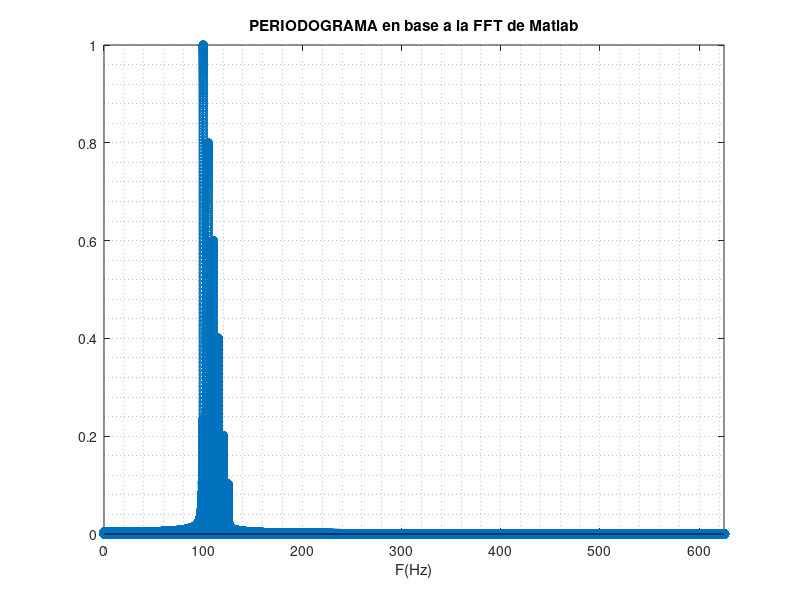

MATLAB code to generate this figure: (Note: this script raises an error after producing the figure.)
%% PRÁCTICA 8.6. Obtención de la amplitud espectral asociada a una frecuencia dada

clc, close all, clear all; 
duracion =5;
Fmax = 125;
Fs = 10*Fmax;
Ts= 1/ Fs;
%Base de tiempos:
t = Ts:Ts:duracion;
% Señal muestreada
xn=1*sin(2*pi*100*t)+0.8*sin(2*pi*105*t)+...
  0.6*sin(2*pi*110*t)+0.4*sin(2*pi*115*t)+...
  0.2*sin(2*pi*120*t)+0.1*sin(2*pi*125*t);
% Grafica en el dominio del tiempo:
plot(t, xn)
title(' Señal discretizada')
xlabel('t(segundos)')
%% Dominio de la frecuencia:
N = length(xn);
nFFT = 2^ceil(log2(N))*128; % Cálculo de nFFT 
%Aplico la función  FFT de matlab
Xn1=fft(xn,nFFT);
% Se calcula el módulo de los complejos llamado PERIODOGRAMA
Periodograma =abs(Xn1);
Periodograma_normalizado = Periodograma / max(Periodograma);
%Cálculo del EJE de frecuencias: misma cantidad de puntos que PERIODOGRAMA y que están entre 0 y Fs:
f=linspace(0,Fs,nFFT);
% Con los dos ejes listos, ya solo graficamos:
stem(f,Periodograma_normalizado);
% Por simetría de medio período, solo nos interesa visualizar la mitad del PERIDODOGRAMA:
axis([0 Fs/2 0 max(Periodograma_normalizado)]) 
xlabel('F(Hz)'), title('PERIODOGRAMA en base a la FFT de Matlab'), grid minor
%%  Pmax e índice en el que se da y la frecuencia correspondiente (Fmax):
[Pmax, indice]=max(Periodograma_normalizado); %  Devuelve el máximo y el índice del vector.
Fmax = f (indice); %  Se busca ese índice en el vector de frecuencia.
%% Al revés: conocida una Fo, se desea calcular el eje vertical correspondiente:
Fo = 98;
Indice_eje_horizontal_Fo = floor (Fo * nFFT / Fs); % con floor no dio bien
Valor_eje_vertical = Periodograma_normalizado (Indice_eje_horizontal_Fo);

% n Picos y sus correspondientes frecuencias:
[picos, localizaciones] = findpeaks(Periodograma_normalizado,'SortStr','descend','NPeaks',4)
Frecuencias = f (localizaciones)
